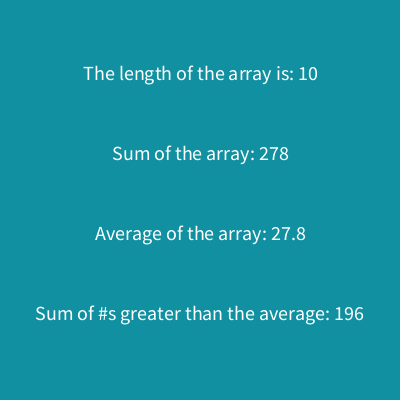
Frame 1 (no input)
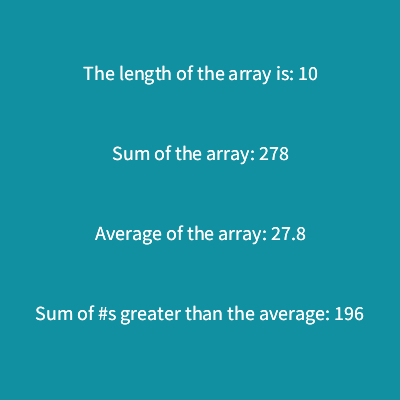
Frame 2 (the mouse pressed at the canvas centre, redrawn once)

The Processing sketch that drew these frames (run headless with seeded random() and noise(); the mouse was pressed at the canvas centre and the sketch redrawn once):

// Processing sketch: processing_54029
// ── processing_54029.pde

//homework #9 - 48257 S'12
//melissa (macy) goh copyright 2012

int [] arraySet = {32, 28, 89, 23, 24, 47, 5, 3, 16, 11};
 
void setup() 
{
  size(400, 400);
  background(16, 144, 160);
  smooth();
  textSize(20);
  textAlign(CENTER);
}
 
void draw()
{
  text ("The length of the array is: " + arraySet.length, width/2, height*.2);
  text ("Sum of the array: " + calculateSum(), width/2, height*.4);
  text ("Average of the array: " + calculateAverage(), width/2, height*.6);
  text ("Sum of #s greater than the average: "+ calculateBigSum(), width/2, height*.8);
  noLoop ();
}
 
int calculateSum()
{
  int sum = 0;
  for (int i = 0; i < arraySet.length; i++) 
  {
    sum = sum + arraySet [i];
  }
  return sum;
}
 
 
float calculateAverage() 
{
  float average = 0;
  
  for (int i = 0; i < arraySet.length; i++)
  {
    average = average + arraySet[i];
  }
  
  return average / arraySet.length;
}
 
 
int calculateBigSum() 
{
  int bigSum = 0;
  for (int i = 0; i < arraySet.length; i++) 
  {
    if (arraySet[i] > calculateAverage()) 
    {
      bigSum = bigSum + arraySet[i];
    }
  }
  return bigSum;
}
